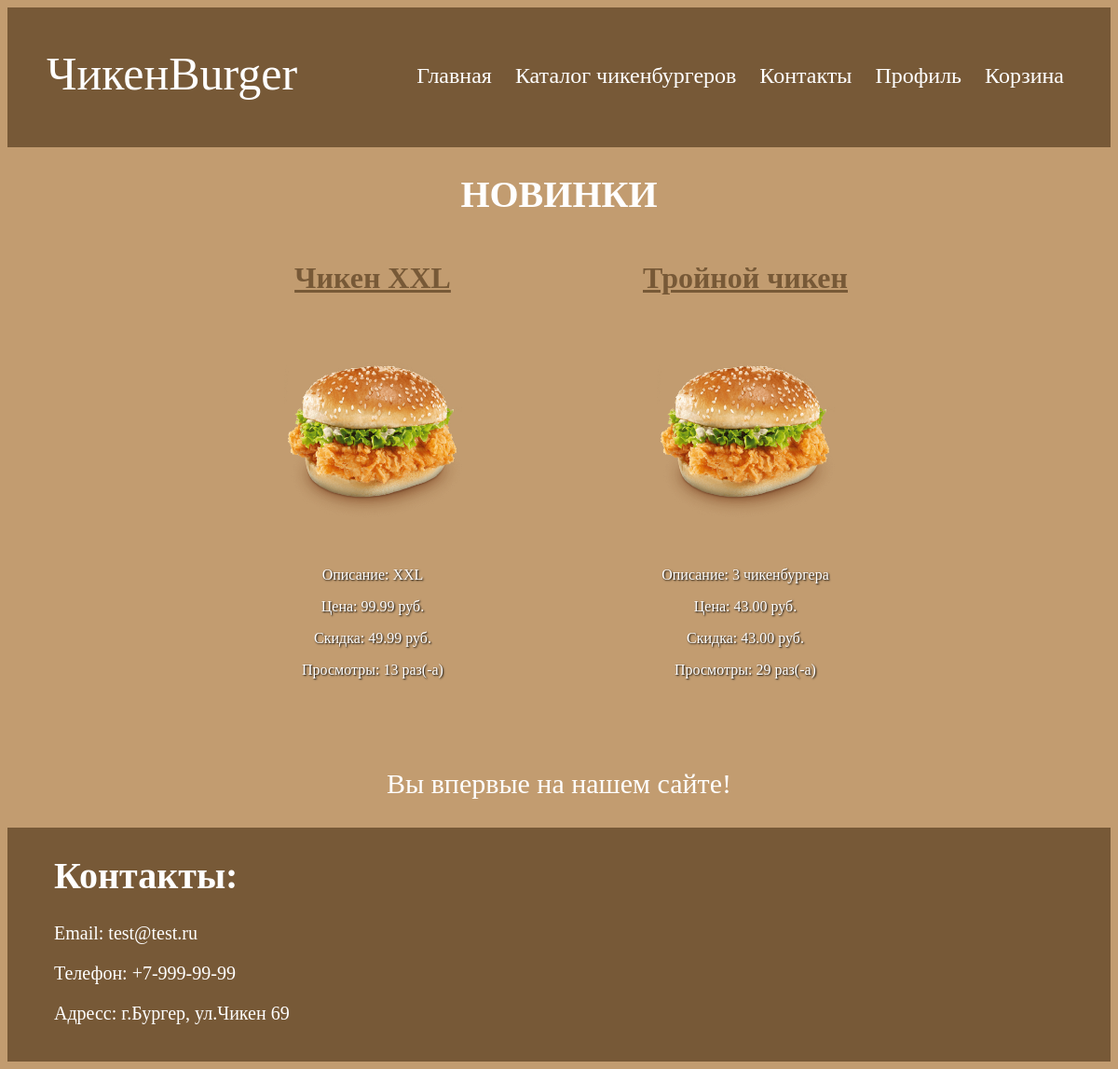
/shop/ (signed in), run on the app's committed database.
### shopapp/models.py (models this page shows)
class Product(models.Model):
    class Meta:
        ordering = ["name", "price"]
    name = models.CharField(max_length=100)
    description = models.TextField(null=False, blank=True)
    price = models.DecimalField(default=0, max_digits=8, decimal_places=2)
    discount = models.DecimalField(default=0, max_digits=8, decimal_places=2)
    created_at = models.DateTimeField(auto_now_add=True)
    views_count = models.DecimalField(default=0, max_digits=8, decimal_places=0)
    preview = models.ImageField(null=True, blank=True, upload_to=product_preview_directory_path)

### shopapp/views.py (the view)
# urls.py: path("", shop_index, name="index"),
def shop_index(request: HttpRequest) -> HttpResponse:
    products = Product.objects.order_by('-id')[:3]
    num_visits = request.session.get('num_visits', 0)
    request.session['num_visits'] = num_visits + 1
    return render(request, 'shopapp/shop-index.html', context={'num_visits': num_visits, 'products': products})

### shopapp/templates/shopapp/shop-index.html (shortened to what this page needs)
{% extends 'shopapp/base.html' %}
{% block body %}
    <h1 style="text-align: center; color: white; font-size: 40px;">НОВИНКИ</h1>
    <div  style="display: flex; justify-content: center; padding-bottom: 50px;">
        {% for product in products %}
            <div style="color: white; text-align: center;">
                <h1><a style="text-decoration: underline; color: rgb(119, 89, 55);" href="{% url 'shopapp:product_details' pk=product.pk %}">{{ product.name }}</a></h1>
                <div>
                    {% if product.preview %}
                        <img style="width: 400px; height: 250px;" src="{{ product.preview.url }}" alt="{{ product.preview.name }}">
                    {% endif %}
                </div>
                <p style="text-shadow: 1px 1px 2px black;">Описание: {{ product.description }}</p>
                <p style="text-shadow: 1px 1px 2px black;">Цена: {{ product.price }} руб.</p>
                <p style="text-shadow: 1px 1px 2px black;">Скидка: {% firstof product.discount '0' %} руб.</p>
                <p style="text-shadow: 1px 1px 2px black;">Просмотры: {{ product.views_count }} раз(-a)</p>
            </div>
        {% endfor %}
    </div>
    <p style="text-align: center; color: white; font-size: 30px;">{% if num_visits == 0 %} Вы впервые на нашем сайте!{% else %} Вы посетили наш сайт: {{ num_visits }} раз(-а){% endif %}</p>
{% endblock %}

### shopapp/static/shopapp/css/style.css (style rules this page uses)
body { background-color: rgb(194, 156, 112); }

### data on the page
Product: name "Чикен XXL", preview (picture), description "XXL", price "99.99", discount "49.99", views_count "13"
Product: name "Тройной чикен", preview (picture), description "3 чикенбургера", price "43.00", discount "43.00", views_count "29"
